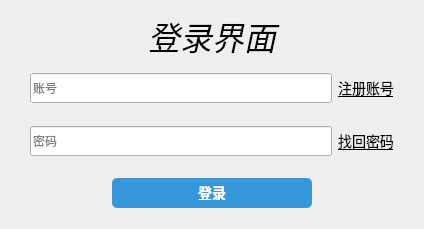
<?xml version="1.0" encoding="UTF-8"?>
<ui version="4.0">
 <class>LoginFrame</class>
 <widget class="QMainWindow" name="LoginFrame">
  <property name="geometry">
   <rect>
    <x>0</x>
    <y>0</y>
    <width>424</width>
    <height>229</height>
   </rect>
  </property>
  <property name="windowTitle">
   <string>MainWindow</string>
  </property>
  <widget class="QWidget" name="centralwidget">
   <layout class="QVBoxLayout" name="verticalLayout_2">
    <property name="spacing">
     <number>0</number>
    </property>
    <property name="leftMargin">
     <number>0</number>
    </property>
    <property name="topMargin">
     <number>0</number>
    </property>
    <property name="rightMargin">
     <number>0</number>
    </property>
    <property name="bottomMargin">
     <number>0</number>
    </property>
    <item>
     <widget class="QWidget" name="widget_2" native="true">
      <layout class="QVBoxLayout" name="verticalLayout">
       <property name="spacing">
        <number>0</number>
       </property>
       <property name="leftMargin">
        <number>0</number>
       </property>
       <property name="topMargin">
        <number>10</number>
       </property>
       <property name="rightMargin">
        <number>0</number>
       </property>
       <property name="bottomMargin">
        <number>10</number>
       </property>
       <item>
        <widget class="QLabel" name="lab_title">
         <property name="font">
          <font>
           <pointsize>24</pointsize>
           <italic>true</italic>
           <bold>false</bold>
           <underline>false</underline>
          </font>
         </property>
         <property name="text">
          <string>登录界面</string>
         </property>
         <property name="alignment">
          <set>Qt::AlignmentFlag::AlignCenter</set>
         </property>
        </widget>
       </item>
       <item>
        <widget class="QWidget" name="widget_3" native="true">
         <layout class="QHBoxLayout" name="horizontalLayout_2">
          <property name="spacing">
           <number>6</number>
          </property>
          <property name="leftMargin">
           <number>30</number>
          </property>
          <property name="topMargin">
           <number>0</number>
          </property>
          <property name="rightMargin">
           <number>30</number>
          </property>
          <property name="bottomMargin">
           <number>0</number>
          </property>
          <item>
           <widget class="QLineEdit" name="lineedit_name">
            <property name="maximumSize">
             <size>
              <width>16777215</width>
              <height>30</height>
             </size>
            </property>
            <property name="placeholderText">
             <string>账号</string>
            </property>
           </widget>
          </item>
          <item>
           <widget class="QPushButton" name="btn_register">
            <property name="font">
             <font>
              <pointsize>-1</pointsize>
              <underline>true</underline>
             </font>
            </property>
            <property name="styleSheet">
             <string notr="true">	QPushButton {
        background-color: transparent;
        border: none;
		color: rgb(0, 0, 0);
		font-size: 14px;
    }
      QPushButton:hover {
        color:  rgb(0, 0, 255);
    }
    QPushButton:pressed {
        padding-left: 2px;
        padding-top: 2px;
    }</string>
            </property>
            <property name="text">
             <string>注册账号</string>
            </property>
           </widget>
          </item>
         </layout>
        </widget>
       </item>
       <item>
        <widget class="QWidget" name="widget_4" native="true">
         <layout class="QHBoxLayout" name="horizontalLayout_3">
          <property name="spacing">
           <number>6</number>
          </property>
          <property name="leftMargin">
           <number>30</number>
          </property>
          <property name="topMargin">
           <number>0</number>
          </property>
          <property name="rightMargin">
           <number>30</number>
          </property>
          <property name="bottomMargin">
           <number>0</number>
          </property>
          <item>
           <widget class="QLineEdit" name="lineedit_password">
            <property name="maximumSize">
             <size>
              <width>16777215</width>
              <height>30</height>
             </size>
            </property>
            <property name="echoMode">
             <enum>QLineEdit::EchoMode::Password</enum>
            </property>
            <property name="placeholderText">
             <string>密码</string>
            </property>
           </widget>
          </item>
          <item>
           <widget class="QPushButton" name="btn_change_password">
            <property name="font">
             <font>
              <pointsize>-1</pointsize>
              <underline>true</underline>
             </font>
            </property>
            <property name="focusPolicy">
             <enum>Qt::FocusPolicy::StrongFocus</enum>
            </property>
            <property name="contextMenuPolicy">
             <enum>Qt::ContextMenuPolicy::DefaultContextMenu</enum>
            </property>
            <property name="styleSheet">
             <string notr="true">	QPushButton {
        background-color: transparent;
        border: none;
		color: rgb(0, 0, 0);
		font-size: 14px;
    }
      QPushButton:hover {
        color:  rgb(0, 0, 255);
    }
    QPushButton:pressed {
        padding-left: 2px;
        padding-top: 2px;
    }</string>
            </property>
            <property name="text">
             <string>找回密码</string>
            </property>
            <property name="default">
             <bool>false</bool>
            </property>
            <property name="flat">
             <bool>false</bool>
            </property>
           </widget>
          </item>
         </layout>
        </widget>
       </item>
       <item>
        <widget class="QWidget" name="widget" native="true">
         <layout class="QHBoxLayout" name="horizontalLayout">
          <property name="spacing">
           <number>0</number>
          </property>
          <property name="leftMargin">
           <number>30</number>
          </property>
          <property name="topMargin">
           <number>0</number>
          </property>
          <property name="rightMargin">
           <number>30</number>
          </property>
          <property name="bottomMargin">
           <number>0</number>
          </property>
          <item>
           <spacer name="horizontalSpacer_2">
            <property name="orientation">
             <enum>Qt::Orientation::Horizontal</enum>
            </property>
            <property name="sizeHint" stdset="0">
             <size>
              <width>40</width>
              <height>20</height>
             </size>
            </property>
           </spacer>
          </item>
          <item>
           <widget class="QPushButton" name="btn_login">
            <property name="minimumSize">
             <size>
              <width>200</width>
              <height>0</height>
             </size>
            </property>
            <property name="maximumSize">
             <size>
              <width>16777215</width>
              <height>30</height>
             </size>
            </property>
            <property name="styleSheet">
             <string notr="true">    QPushButton {
        background-color: #3498db;
        color: white;
        border: none;
        border-radius: 5px;
        padding: 8px 16px;
        font-size: 14px;
        font-weight: bold;
   }
    QPushButton:hover {
        background-color: #2980b9;
    }
    QPushButton:pressed {
        background-color: #1f618d;
        padding-left: 10px;
        padding-top: 10px;
    }</string>
            </property>
            <property name="text">
             <string>登录</string>
            </property>
           </widget>
          </item>
          <item>
           <spacer name="horizontalSpacer">
            <property name="orientation">
             <enum>Qt::Orientation::Horizontal</enum>
            </property>
            <property name="sizeHint" stdset="0">
             <size>
              <width>69</width>
              <height>20</height>
             </size>
            </property>
           </spacer>
          </item>
         </layout>
        </widget>
       </item>
      </layout>
     </widget>
    </item>
   </layout>
  </widget>
 </widget>
 <resources/>
 <connections/>
</ui>
